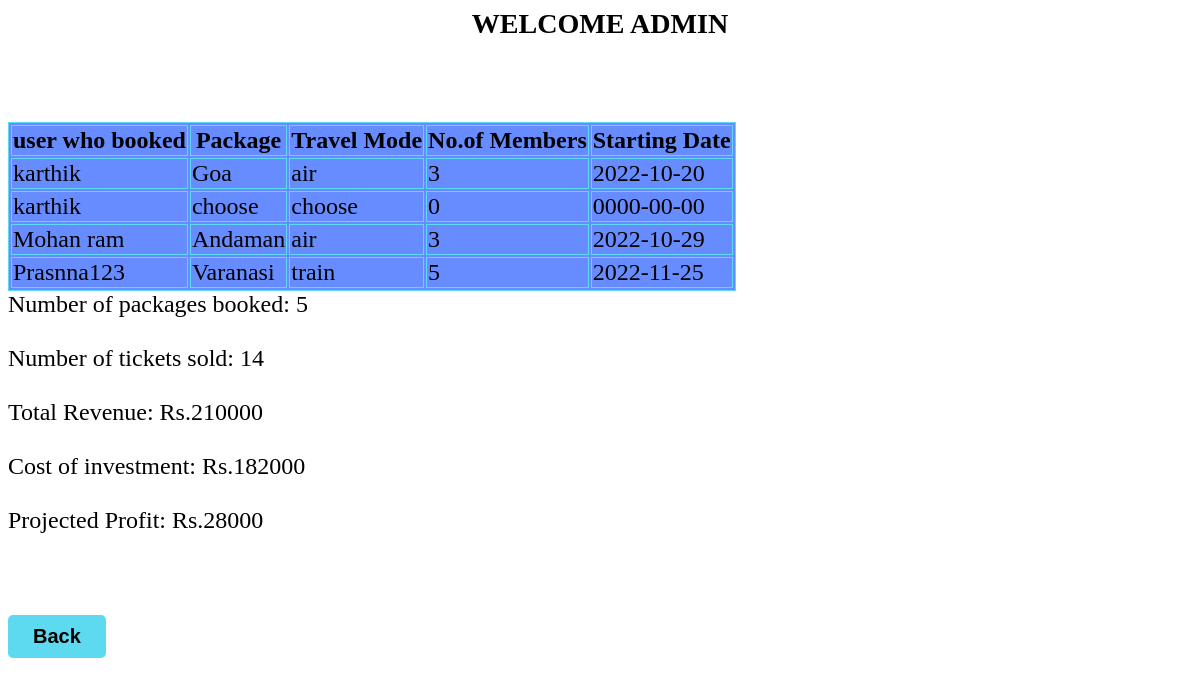
Page /adminlist.php on the committed database.
### tables this page shows
CREATE TABLE `signup_user` (
  `username` varchar(100) NOT NULL,
  `email` varchar(100) NOT NULL,
  `contact` varchar(100) NOT NULL,
  `password` varchar(100) NOT NULL
);

### adminlist.php (the view, shortened to what this page needs)
<html>
<head>
</head>
<body>
<?php
    $servername="localhost:4306";
    $username="root";
    $password="";
    $conn=mysqli_connect($servername,$username,$password);
    $ab=mysqli_select_db($conn,"signup");
if(!$ab)
    {
        echo "database not exist";
    }
    else
    {
$sql = "select DISTINCT package,trav_mod,members,start_date from booking;";
$sql2="select username from signup_user where username!='admin'";
$res=mysqli_query($conn,$sql);
$res1=mysqli_query($conn,$sql2);
echo "<center><h3>WELCOME ADMIN</h3></center><br><br>";
echo "<table>"."<th>user who booked</th>"."<th>Package </th>" ."<th>Travel Mode </th>"."<th>No.of Members</th>" ."<th>Starting Date</th>";
while($rows = mysqli_fetch_array($res)){
    while($rows2=mysqli_fetch_array($res1))
    {
echo "<tr><td>".$rows2['username']."</td><td>".$rows['package']."</td><td>".$rows['trav_mod']."</td><td>".$rows['members']."</td><td>".$rows['start_date']."</td></tr>";
break;}
}
echo "</table>";
$sql3 = "SELECT * from booking";
if ($result = mysqli_query($conn, $sql3)) {
    $rowcount = mysqli_num_rows( $result );
echo "Number of packages booked: ".$rowcount."<br><br>";
}
$sql4 = "SELECT SUM(members) FROM booking;";
if ($result = mysqli_query($conn, $sql4)) {
  $row = mysqli_fetch_array($result);
echo 'Number of tickets sold: ' . $row[0]."<br><br>";
echo 'Total Revenue: Rs.' .($row[0]*15000)."<br><br>";
echo 'Cost of investment: Rs.'.($row[0]*13000)."<br><br>";
echo 'Projected Profit: Rs.' .($row[0]*2000)."<br><br>";
}
}
?>
<br><br>
<form method="POST" action="home.html">
<input type="submit" class="subm" value="Back">
</form>
</body>
</html>

### adminlist.php (style rules this page uses)
.subm { background-color: #5edaf0; color: #000; padding: 10px 25px; border: none; border-radius: 5px; font-size: 20px; font-weight: bold; cursor: pointer; box-shadow: 0px 0px 20px rgba(255, 255, 255, 0.4); }
body { background-image: url('https://image.shutterstock.com/image-photo/blur-beautiful-nature-green-palm-260nw-763613083.jpg'); background-repeat: no-repeat; background-attachment: fixed; background-size: cover; font-size: 150%; color:#000; }
table, th, td { border: 1px solid#5edaf0; color:black; background-color: #668cff; font-size: 100%; }

### rows in the picture
signup_user: username "karthik", package "Goa", trav_mod "air", members "3", start_date "2022-10-20"
signup_user: username "karthik", package "choose", trav_mod "choose", members "0", start_date "0000-00-00"
signup_user: username "Mohan ram", package "Andaman", trav_mod "air", members "3", start_date "2022-10-29"
signup_user: username "Prasnna123", package "Varanasi", trav_mod "train", members "5", start_date "2022-11-25"

### other values in the picture
$rowcount "5"
$row[0] "14"
$row[0]*15000 "210000"
$row[0]*13000 "182000"
$row[0]*2000 "28000"
